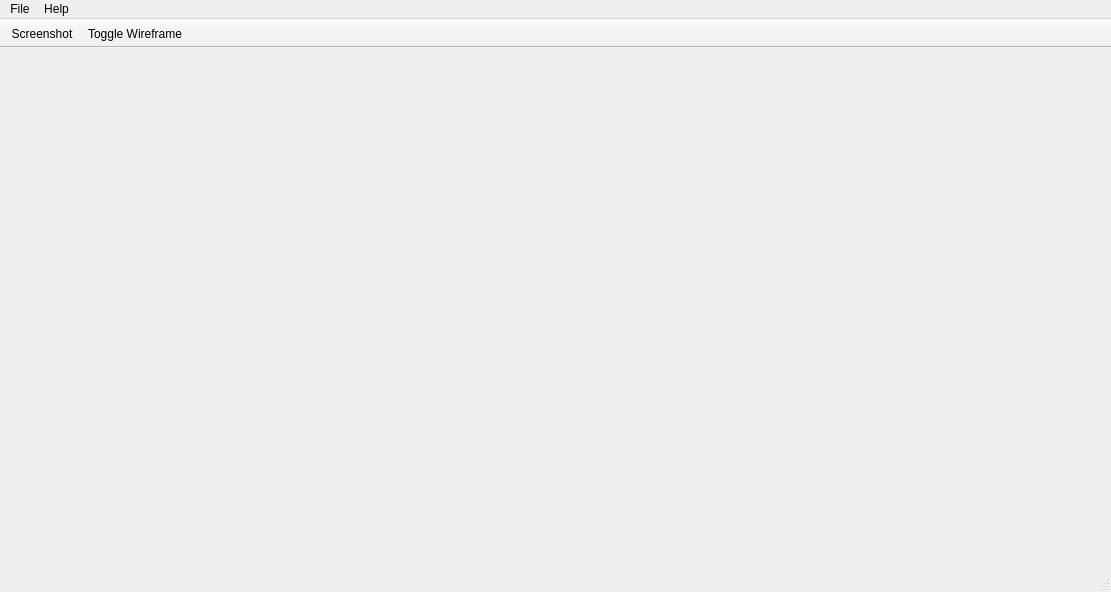
<?xml version="1.0" encoding="UTF-8"?>
<ui version="4.0">
 <class>MainWindow</class>
 <widget class="QMainWindow" name="MainWindow">
  <property name="geometry">
   <rect>
    <x>0</x>
    <y>0</y>
    <width>1111</width>
    <height>592</height>
   </rect>
  </property>
  <property name="windowTitle">
   <string>MainWindow</string>
  </property>
  <property name="windowIcon">
   <iconset resource="icons.qrc">
    <normaloff>:/icons/icons/globe.png</normaloff>:/icons/icons/globe.png</iconset>
  </property>
  <widget class="QWidget" name="centralWidget">
   <layout class="QGridLayout" name="gridLayout_2">
    <item row="0" column="0">
     <layout class="QGridLayout" name="gridLayout">
      <item row="0" column="0">
       <widget class="OpenGLWidget" name="openGLWidget" native="true"/>
      </item>
     </layout>
    </item>
   </layout>
  </widget>
  <widget class="QMenuBar" name="menuBar">
   <property name="geometry">
    <rect>
     <x>0</x>
     <y>0</y>
     <width>1111</width>
     <height>20</height>
    </rect>
   </property>
   <widget class="QMenu" name="menuFile">
    <property name="title">
     <string>File</string>
    </property>
    <addaction name="actionPreferences"/>
    <addaction name="actionClose"/>
   </widget>
   <widget class="QMenu" name="menuHelp">
    <property name="title">
     <string>Help</string>
    </property>
    <addaction name="actionCheck_for_Updates"/>
    <addaction name="action3D_Controls"/>
    <addaction name="separator"/>
    <addaction name="actionAbout"/>
    <addaction name="actionAbout_Qt"/>
   </widget>
   <addaction name="menuFile"/>
   <addaction name="menuHelp"/>
  </widget>
  <widget class="QStatusBar" name="statusBar"/>
  <widget class="QToolBar" name="toolBar">
   <property name="windowTitle">
    <string>toolBar</string>
   </property>
   <property name="movable">
    <bool>false</bool>
   </property>
   <property name="toolButtonStyle">
    <enum>Qt::ToolButtonTextUnderIcon</enum>
   </property>
   <property name="floatable">
    <bool>false</bool>
   </property>
   <attribute name="toolBarArea">
    <enum>TopToolBarArea</enum>
   </attribute>
   <attribute name="toolBarBreak">
    <bool>false</bool>
   </attribute>
   <addaction name="actionScreenshot"/>
   <addaction name="actionToggle_Wireframe"/>
  </widget>
  <action name="actionAbout_Qt">
   <property name="icon">
    <iconset resource="icons.qrc">
     <normaloff>:/icons/icons/System Icons/Info.png</normaloff>:/icons/icons/System Icons/Info.png</iconset>
   </property>
   <property name="text">
    <string>About Qt</string>
   </property>
  </action>
  <action name="actionScreenshot">
   <property name="icon">
    <iconset resource="icons.qrc">
     <normaloff>:/icons/icons/Applications/Screenshot.png</normaloff>:/icons/icons/Applications/Screenshot.png</iconset>
   </property>
   <property name="text">
    <string>Screenshot</string>
   </property>
   <property name="toolTip">
    <string>Screenshot</string>
   </property>
  </action>
  <action name="actionClose">
   <property name="text">
    <string>Close</string>
   </property>
  </action>
  <action name="actionPreferences">
   <property name="icon">
    <iconset resource="icons.qrc">
     <normaloff>:/icons/icons/System Icons/Control Panel.png</normaloff>:/icons/icons/System Icons/Control Panel.png</iconset>
   </property>
   <property name="text">
    <string>Preferences</string>
   </property>
  </action>
  <action name="actionAbout">
   <property name="icon">
    <iconset resource="icons.qrc">
     <normaloff>:/icons/icons/System Icons/Info.png</normaloff>:/icons/icons/System Icons/Info.png</iconset>
   </property>
   <property name="text">
    <string>About</string>
   </property>
  </action>
  <action name="action3D_Controls">
   <property name="icon">
    <iconset resource="icons.qrc">
     <normaloff>:/icons/icons/Devices &amp; Drives/Keyboard.png</normaloff>:/icons/icons/Devices &amp; Drives/Keyboard.png</iconset>
   </property>
   <property name="text">
    <string>3D Controls</string>
   </property>
  </action>
  <action name="actionToggle_Wireframe">
   <property name="checkable">
    <bool>true</bool>
   </property>
   <property name="icon">
    <iconset resource="icons.qrc">
     <normaloff>:/icons/icons/Applications/Zune alt.png</normaloff>:/icons/icons/Applications/Zune alt.png</iconset>
   </property>
   <property name="text">
    <string>Toggle Wireframe</string>
   </property>
   <property name="toolTip">
    <string>Toggle Wireframe</string>
   </property>
  </action>
  <action name="actionCheck_for_Updates">
   <property name="icon">
    <iconset resource="icons.qrc">
     <normaloff>:/icons/icons/Other/Update.png</normaloff>:/icons/icons/Other/Update.png</iconset>
   </property>
   <property name="text">
    <string>Check for Updates</string>
   </property>
  </action>
 </widget>
 <layoutdefault spacing="6" margin="11"/>
 <customwidgets>
  <customwidget>
   <class>OpenGLWidget</class>
   <extends>QWidget</extends>
   <header>openglwidget.h</header>
   <container>1</container>
  </customwidget>
 </customwidgets>
 <resources>
  <include location="icons.qrc"/>
 </resources>
 <connections/>
</ui>
